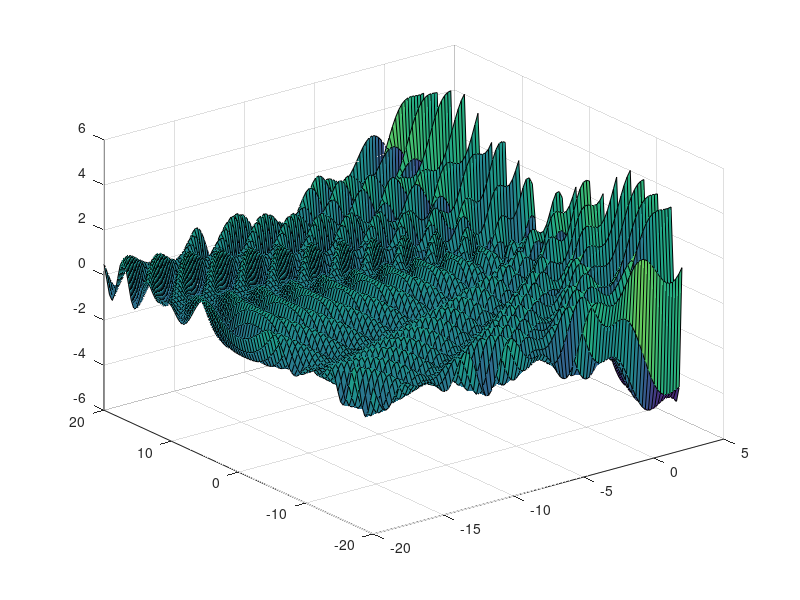

MATLAB code to generate this figure:
figure
xlim([-10 10])    % limits of axes
ylim([-10 10])

%/ define coordinates /%
xmin = -20;
xmax = 2;
nx = 100;

ymin = -20;
ymax = 20;
ny = nx;

dx = (xmax - xmin)/(nx-1);
dy = (ymax - ymin)/(ny-1);

x = xmin:dx:xmax;
y = ymin:dy:ymax;

[X, Y] = meshgrid(x, y);

for p = 1:10
    l = p / 5;
    %/ define Z /%
    r = sqrt(X.^2 + Y.^2);    % radius
    %l = 1;    % wavelength
    k = 2 * pi / l;    % wave number
    Z = sin(k*r);
    surf(X,Y,Z)
    v = 1;    % speed of the boat
    c = sqrt(9.81 * l / (2 * pi));    % speed of the wave
    
    for t = 1:10
        r = sqrt((X-v*t).^2+Y.^2);
        Z = Z + sin(k*r);
        %pause(1)    % wait 1 second before next iteration
        surf(X,Y,Z)
    end
end
